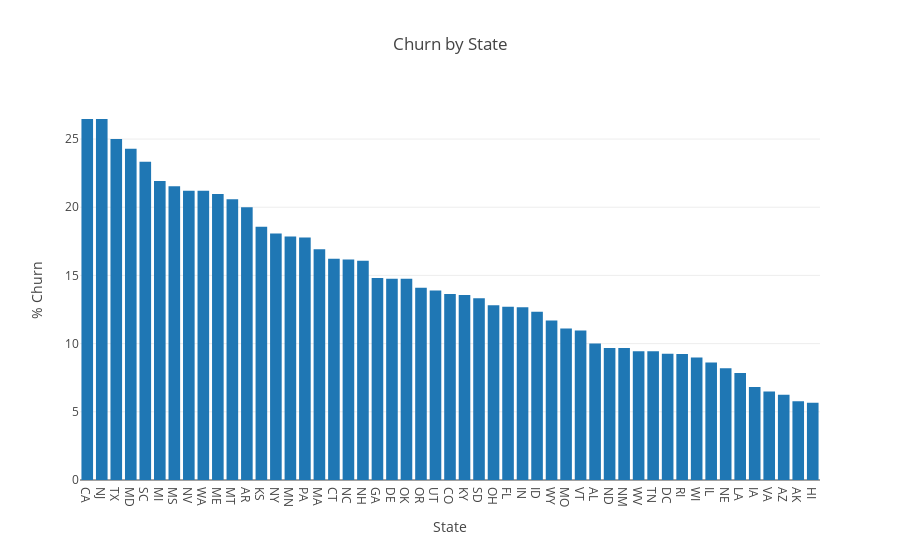

This figure's notebook cell:
### Markdown cell above
## Let's plot churn % by State - Top 'n' states

### Code cell
barPlot(pctgChurnByState, title='Churn by State', xaxis="State", yaxis="% Churn", xcat=True)

### Figure 1 — Plotly figure (JSON) as saved in the notebook; plotly's stock layout.template omitted (floating-point values rounded to 4 significant figures)
{"data": [{"type": "bar", "x": ["CA", "NJ", "TX", "MD", "SC", "MI", "MS", "NV", "WA", "ME", "MT", "AR", "KS", "NY", "MN", "PA", "MA", "CT", "NC", "NH", "GA", "DE", "OK", "OR", "UT", "CO", "KY", "SD", "OH", "FL", "IN", "ID", "WY", "MO", "VT", "AL", "ND", "NM", "WV", "TN", "DC", "RI", "WI", "IL", "NE", "LA", "IA", "VA", "AZ", "AK", "HI"], "y": [26.47, 26.47, 25, 24.29, 23.33, 21.92, 21.54, 21.21, 21.21, 20.97, 20.59, 20, 18.57, 18.07, 17.86, 17.78, 16.92, 16.22, 16.18, 16.07, 14.81, 14.75, 14.75, 14.1, 13.89, 13.64, 13.56, 13.33, 12.82, 12.7, 12.68, 12.33, 11.69, 11.11, 10.96, 10, 9.677, 9.677, 9.434, 9.434, 9.259, 9.231, 8.974, 8.621, 8.197, 7.843, 6.818, 6.494, 6.25, 5.769, 5.66]}], "layout": {"title": "Churn by State", "xaxis": {"title": "State", "type": "category"}, "yaxis": {"title": "% Churn"}}}
